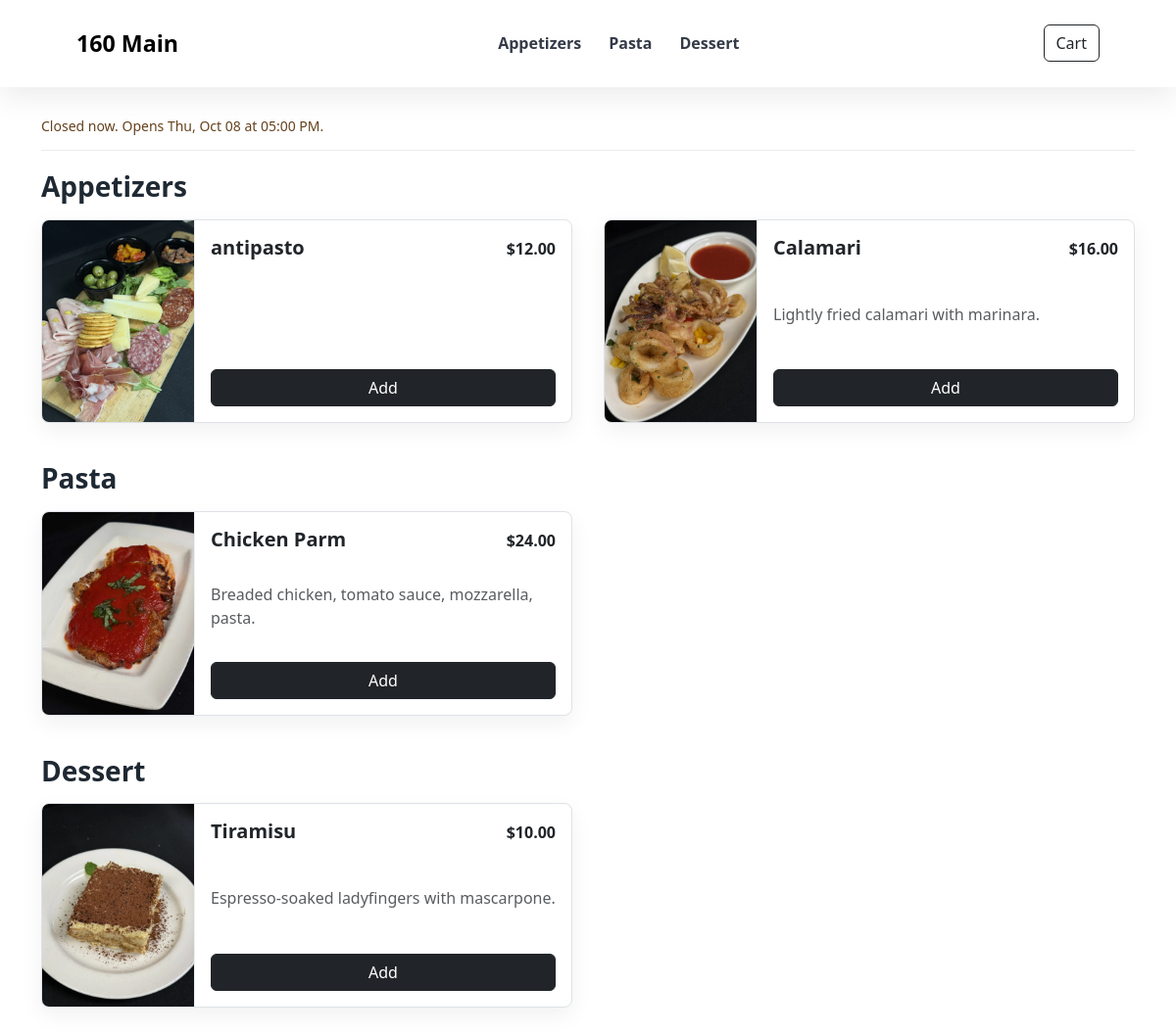
The page /one-sixty-main/ on the database its author committed.
### tenants/models.py (models this page shows, shortened)
class Tenant(models.Model):
    account = models.ForeignKey(Account, on_delete=models.CASCADE, related_name="restaurants")
    ordering_paused = models.BooleanField(default=False)
    closure_message = models.CharField(max_length=250, blank=True, default="")
    preparation_minutes = models.PositiveIntegerField(default=20, validators=[MinValueValidator(1), MaxValueValidator(240)])
    scheduled_pickup_enabled = models.BooleanField(default=False)
    scheduling_days = models.PositiveIntegerField(default=7, validators=[MinValueValidator(1), MaxValueValidator(30)])
    pickup_interval_minutes = models.PositiveIntegerField(default=15, validators=[MinValueValidator(5), MaxValueValidator(60)])
    media_key = models.UUIDField(default=uuid4, editable=False, unique=True)
    logo = models.ImageField(upload_to=logo_upload_path, blank=True, max_length=500)
    name = models.CharField(max_length=120)
    slug = models.SlugField(max_length=80, unique=True, blank=True)
    primary_domain = models.CharField(max_length=255, unique=True, blank=True, null=True)
    logo_url = models.URLField(max_length=500, blank=True, default="")
    business_email = models.EmailField(blank=True, default="")
    business_phone = models.CharField(max_length=32, blank=True, default="")
    address_line1 = models.CharField(max_length=160, blank=True, default="")
    address_line2 = models.CharField(max_length=160, blank=True, default="")
    city = models.CharField(max_length=80, blank=True, default="")
    state = models.CharField(max_length=40, blank=True, default="")
    postal_code = models.CharField(max_length=20, blank=True, default="")
    timezone = models.CharField(max_length=64, default="America/Detroit")
    is_active = models.BooleanField(default=True)
    created_at = models.DateTimeField(auto_now_add=True)
    updated_at = models.DateTimeField(auto_now=True)
    class Meta:
        ordering = ["name"]
    @property
    def logo_src(self):
        return self.logo.url if self.logo else self.logo_url

### catalog/models.py (models this page shows, shortened)
class MenuCategory(models.Model):
    tenant = models.ForeignKey("tenants.Tenant", on_delete=models.CASCADE, related_name="menu_categories")
    name = models.CharField(max_length=80)
    slug = models.SlugField(max_length=80)
    sort_order = models.PositiveIntegerField(default=0)
    is_active = models.BooleanField(default=True)
    class Meta:
        unique_together = ("tenant", "slug")
        ordering = ["sort_order", "name"]

class MenuItem(models.Model):
    image = models.ImageField(upload_to=menu_upload_path, blank=True, max_length=500)
    tenant = models.ForeignKey("tenants.Tenant", on_delete=models.CASCADE, related_name="menu_items")
    category = models.ForeignKey(MenuCategory, on_delete=models.PROTECT, related_name="items")
    name = models.CharField(max_length=120)
    description = models.TextField(blank=True, default="")
    price = models.DecimalField(max_digits=10, decimal_places=2)
    image_url = models.URLField(max_length=500, blank=True, default="")
    dietary_tags = models.ManyToManyField(DietaryTag, blank=True, related_name="menu_items")
    is_active = models.BooleanField(default=True)
    sort_order = models.PositiveIntegerField(default=0)
    created_at = models.DateTimeField(auto_now_add=True)
    updated_at = models.DateTimeField(auto_now=True)
    class Meta:
        unique_together = ("tenant", "name")
        ordering = ["category__sort_order", "sort_order", "name"]
    @property
    def image_src(self):
        return self.image.url if self.image else self.image_url

### ordering/views.py (the view)
# urls.py: path("<slug:tenant_slug>/", views.menu, name="menu"),
def menu(request, tenant_slug):
    tenant = _tenant_or_404(request, tenant_slug)
    categories = (
        MenuCategory.objects.filter(tenant=tenant, is_active=True)
        .prefetch_related("items")
        .order_by("sort_order", "name")
    )
    cart = Cart(request)
    cart_context = _cart_context(cart)
    return render(
        request,
        "catalog/menu.html",
        {
            "tenant": tenant,
            "categories": categories,
            **cart_context,
            "availability": OrderingHours(tenant).payload(),
        },
    )

### ordering/cart.py (called while the page is built, shortened)
    def save(self):
        self.session[self.session_key] = self.lines
        self.session.modified = True

    def __len__(self):
        return sum(line["quantity"] for line in self.lines)

    @property
    def revision(self):
        return hashlib.sha256(json.dumps(self.lines, sort_keys=True).encode()).hexdigest()

    def review(self):
        items = {item.pk: item for item in MenuItem.objects.filter(
            tenant=self.tenant, pk__in=[line["menu_item_id"] for line in self.lines]).select_related("category")}
        changes, errors, rows = [], [], []
        self.save()
        return rows, changes, errors

    def total(self):
        return sum((Decimal(line["unit_price"]) * line["quantity"] for line in self.lines if not line.get("error")), Decimal("0.00")).quantize(Decimal("0.01"))

### ordering/views.py (called while the page is built)
def _tenant_or_404(request, tenant_slug):
    tenant = get_tenant_by_slug(tenant_slug)
    request.tenant = tenant
    return tenant

def _cart_context(cart):
    lines, changes, errors = cart.review()
    total = cart.total()
    return {
        "tenant": cart.tenant,
        "cart": cart,
        "cart_lines": lines,
        "cart_total": total,
        "lines": lines,
        "total": total,
        "cart_changes": changes,
        "cart_errors": errors,
        "cart_revision": cart.revision,
    }

### tenants/hours.py (called while the page is built, shortened)
    def window(self, date):
        if not self.tenant.is_active or self.tenant.ordering_paused:
            return None
        row = self.overrides.get(date) or self.weekly.get(date.weekday())
        if not row or row.is_closed or not row.opens_at or not row.closes_at or row.opens_at >= row.closes_at:
            return None
        return (datetime.combine(date, row.opens_at, self.zone), datetime.combine(date, row.closes_at, self.zone))

    @property
    def is_open(self):
        window = self.window(self.now.date())
        return bool(window and window[0] <= self.now < window[1])

    @property
    def asap(self):
        window = self.window(self.now.date())
        return self.earliest if self.is_open and self.earliest < window[1] else None

    def slots(self):
        if not self.tenant.scheduled_pickup_enabled:
            return []

### tenants/services.py (called while the page is built)
def get_tenant_by_slug(tenant_slug: str) -> Tenant:
    return get_object_or_404(Tenant, slug=tenant_slug, is_active=True)

### templates/catalog/menu.html (shortened to what this page needs)
<!DOCTYPE html>
<html lang="en">
  <head>
    <link href="https://cdn.jsdelivr.net/npm/bootstrap@5.3.3/dist/css/bootstrap.min.css" rel="stylesheet">
    <link rel="stylesheet" href="/static/css/site.css">
  </head>
  <body>
    <nav class="navbar navbar-expand-lg glass-nav fixed-top">
      <div class="container px-4 px-lg-5 nav-main-row">
        <a class="navbar-brand d-flex align-items-center gap-3" href="{% url 'menu' tenant_slug=tenant.slug %}" aria-label="{{ tenant.name }}">
          {% if tenant.logo_src %}
            <img src="{{ tenant.logo_src }}" alt="{{ tenant.name }}" class="brand-logo">
          {% else %}
            <span>{{ tenant.name }}</span>
          {% endif %}
        </a>
        <div class="desktop-cats d-none d-lg-flex" aria-label="Menu categories">
          {% for category in categories %}
            <a class="nav-link" href="#{{ category.slug }}">{{ category.name }}</a>
          {% endfor %}
        </div>
        <div class="nav-actions d-flex align-items-center gap-2">
          <button class="btn btn-outline-dark cart-button" type="button" data-bs-toggle="offcanvas" data-bs-target="#cartOffcanvas" aria-controls="cartOffcanvas">
            Cart
          </button>
        </div>
      </div>
    </nav>
    <main class="container menu-shell">
      <div class="ordering-notice" role="status">{{ availability.message }}{% if not availability.asap_available and availability.can_order %} Scheduled pickup is available.{% endif %}</div>
      {% for category in categories %}
        <section id="{{ category.slug }}" class="menu-section">
          <h2>{{ category.name }}</h2>
          <div class="row g-4 menu-grid">
            {% for item in category.items.all %}
              {% if item.is_active %}
                <div class="col-md-6">
                  <article class="card menu-card h-100 {% if item.image_src %}has-image{% endif %}">
                    {% if item.image_src %}
                      <img src="{{ item.image_src }}" class="menu-card-image" alt="{{ item.name }}">
                    {% endif %}
                    <div class="card-body d-flex flex-column">
                      <div class="d-flex justify-content-between gap-3">
                        <h3 class="h5">{{ item.name }}</h3>
                        <strong>${{ item.price }}</strong>
                      </div>
                      <p class="text-muted menu-card-description">{{ item.description }}</p>
                      <button class="btn btn-dark" type="button" data-customize-url="{% url 'item_options' tenant.slug item.pk %}">Add</button>
                    </div>
                  </article>
                </div>
              {% endif %}
            {% empty %}
              <div class="col">
                <p class="text-muted">No items available.</p>
              </div>
            {% endfor %}
          </div>
        </section>
      {% empty %}
        <section class="empty-state">
          <h1>{{ tenant.name }}</h1>
          <p class="text-muted">This menu is not available yet.</p>
        </section>
      {% endfor %}
    </main>
  </body>
</html>

### static/css/site.css (style rules this page uses)
body { padding-top: 6.5rem; background: #fff; color: #1f2933; }
.ordering-notice { padding:14px 0; margin-bottom:20px; border-bottom:1px solid #e9ecef; color:#65421e; font-size:14px; }
.glass-nav { display: block; padding: 0; background: linear-gradient(180deg, rgba(255, 255, 255, 0.82), rgba(255, 255, 255, 0.62)); -webkit-backdrop-filter: saturate(180%) blur(14px); backdrop-filter: saturate(180%) blur(14px); border-bottom: 1px solid rgba(255, 255, 255, 0.6); box-shadow: 0 1px 0 rgba(255, 255, 255, 0.3) inset, 0 10px 30px rgba(0, 0, 0, 0.08); }
.nav-main-row { display: grid; grid-template-columns: minmax(140px, 1fr) minmax(0, auto) minmax(90px, 1fr); align-items: center; gap: 24px; min-height: 88px; }
.navbar-brand { font-size: 1.45rem; font-weight: 700; min-width: 0; justify-self: start; }
.desktop-cats { justify-self: center; max-width: min(54vw, 680px); gap: 28px; overflow-x: auto; scrollbar-width: none; }
.desktop-cats .nav-link { flex: 0 0 auto; white-space: nowrap; }
.nav-actions { justify-self: end; }
.nav-link { color: rgba(17, 24, 39, 0.85); font-weight: 600; text-decoration: none; }
.menu-shell { padding-bottom: 4rem; }
.menu-section { margin-bottom: 2.5rem; scroll-margin-top: 8rem; }
.menu-section h2 { margin-bottom: 1rem; font-size: 1.75rem; font-weight: 700; }
@media (min-width: 768px) { .menu-grid { --bs-gutter-x: 2rem; } }
.menu-card { border-radius: 8px; border-color: #dee2e6; overflow: hidden; box-shadow: 0 8px 22px rgba(15, 23, 42, 0.06); }
.menu-card.has-image { display: grid; grid-template-columns: 156px minmax(0, 1fr); min-height: 180px; }
.menu-card-image { width: 100%; height: 100%; min-height: 180px; object-fit: cover; background: #f8f9fa; border-right: 1px solid #edf0f2; }
.menu-card .card-body { gap: 10px; padding: 16px; }
.menu-card .card-body > .d-flex:first-child { align-items: baseline; }
.menu-card h3 { font-weight: 700; margin-bottom: 0; }
.menu-card-description { display: flex; align-items: center; flex: 1; min-height: 58px; margin: 0; line-height: 1.45; }
.btn { border-radius: 6px; }
.cart-button { display: inline-flex; align-items: center; min-height: 38px; }

### rows shown on the page
Tenant: name "160 Main"
MenuCategory: name "Appetizers"
MenuCategory: name "Pasta"
MenuCategory: name "Dessert"
MenuItem: image_src (picture), name "antipasto", price "12.00"
MenuItem: image_src (picture), name "Calamari", price "16.00", description "Lightly fried calamari with marinara."
MenuItem: image_src (picture), name "Chicken Parm", price "24.00", description "Breaded chicken, tomato sauce, mozzarella, pasta."
MenuItem: image_src (picture), name "Tiramisu", price "10.00", description "Espresso-soaked ladyfingers with mascarpone."

### other values the page prints
{{ availability.message }} "Closed now. Opens Thu, Oct 08 at 05:00 PM."
